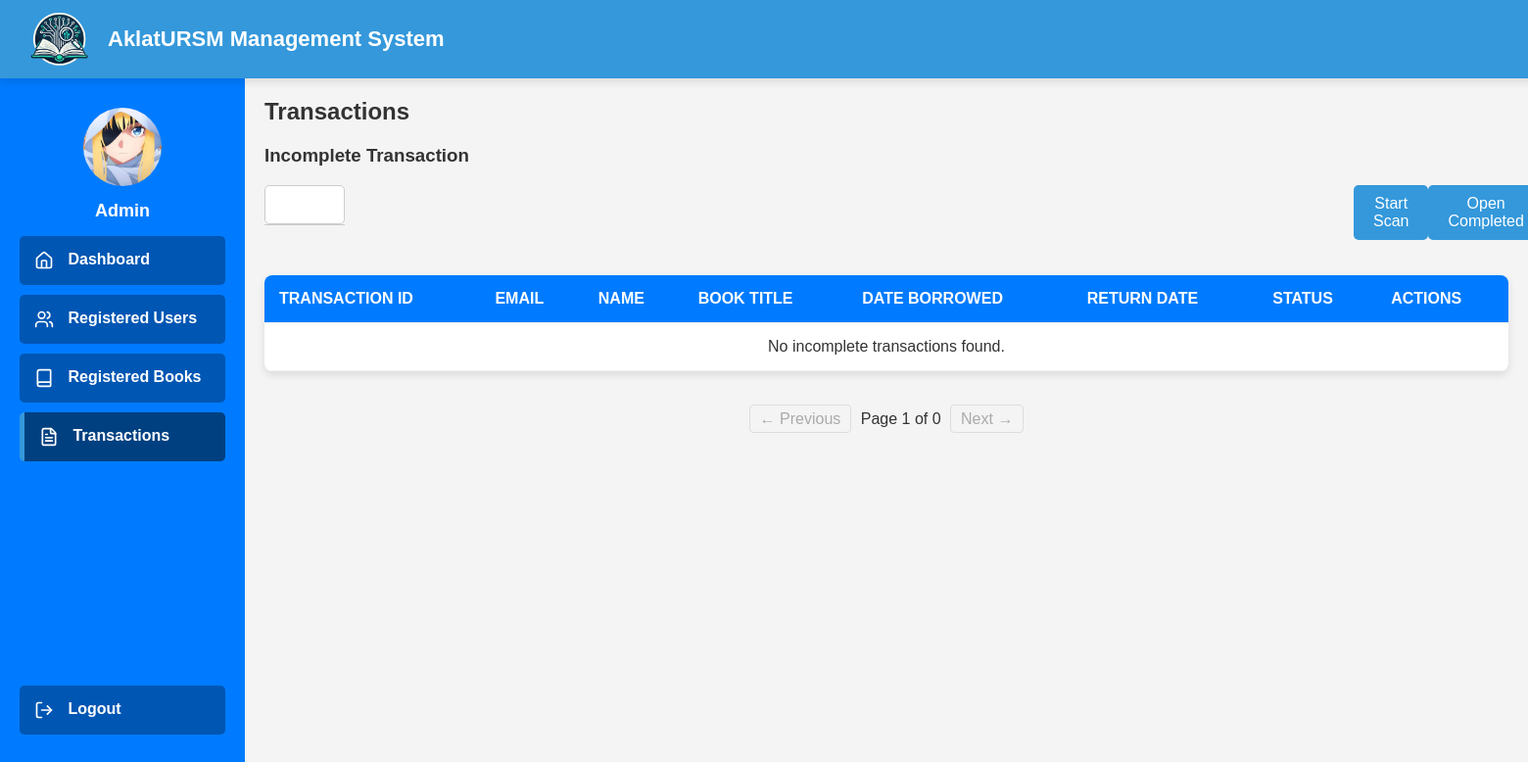
/admin/admin-transactions.php (signed in), run on an earlier commit of the app's database.
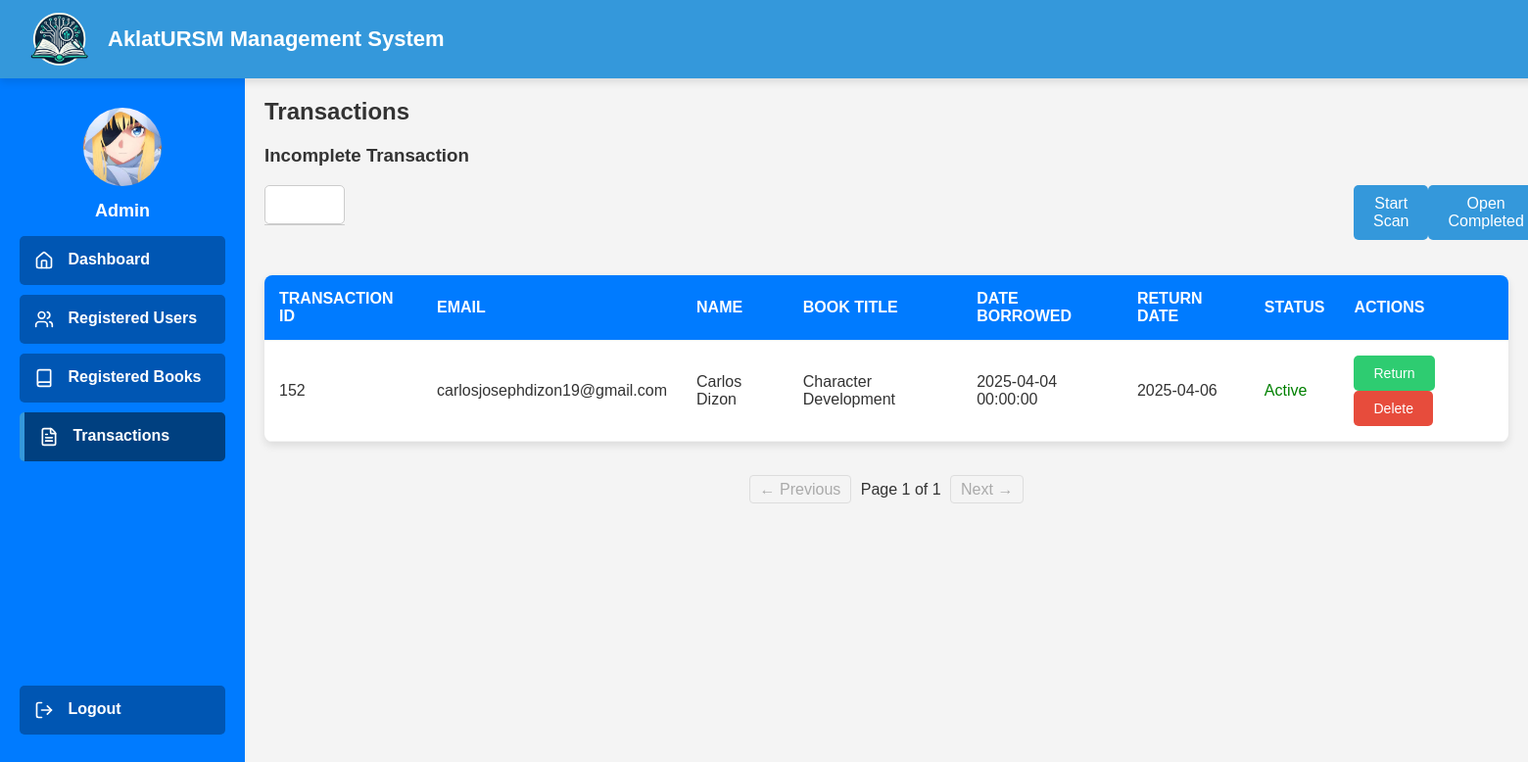
And on a later commit of the database.
### tables this page shows
CREATE TABLE `transactions` (
  `transaction_id` int(11) NOT NULL,
  `email` varchar(255) NOT NULL,
  `name` varchar(255) NOT NULL,
  `address` varchar(255) NOT NULL,
  `contact_number` varchar(20) NOT NULL,
  `student_id` varchar(20) NOT NULL,
  `book_title` varchar(255) NOT NULL,
  `date_borrowed` datetime NOT NULL,
  `return_date` date NOT NULL,
  `date_returned` datetime DEFAULT NULL,
  `course` varchar(255) DEFAULT NULL,
  `author` varchar(255) DEFAULT NULL,
  `completed` tinyint(1) NOT NULL DEFAULT 0,
  `source` varchar(20) NOT NULL DEFAULT '',
  `barcode` varchar(50) NOT NULL
);

### admin/admin-transactions.php (the view, shortened to what the changed rows need)
<?php
include '../validate/db.php';
$records_per_page = 10;
$page = isset($_GET['page']) ? (int)$_GET['page'] : 1;
$page = max($page, 1);
$offset = ($page - 1) * $records_per_page;
$searchCondition = "WHERE t.completed = 0";
$sql_transactions = "
    SELECT t.transaction_id, t.email, t.name, t.book_title, t.date_borrowed, t.return_date, t.date_returned,
        CASE
            WHEN b.title IS NOT NULL THEN 'books'
            WHEN ab.title IS NOT NULL THEN 'author_books'
            WHEN lb.title IS NOT NULL THEN 'library_books'
            ELSE NULL
        END AS source
    FROM transactions t
    LEFT JOIN books b ON t.book_title = b.title
    LEFT JOIN author_books ab ON t.book_title = ab.title
    LEFT JOIN library_books lb ON t.book_title = lb.title
    $searchCondition
    ORDER BY t.transaction_id ASC
    LIMIT $records_per_page OFFSET $offset
";
$result_transactions = $conn->query($sql_transactions);
$transactions = [];
if ($result_transactions && $result_transactions->num_rows > 0) {
    while ($row = $result_transactions->fetch_assoc()) {
        $transactions[] = $row;
    }
}
$sql_count = "
    SELECT COUNT(*) AS total
    FROM transactions t
    LEFT JOIN books b ON t.book_title = b.title
    LEFT JOIN author_books ab ON t.book_title = ab.title
    LEFT JOIN library_books lb ON t.book_title = lb.title
    $searchCondition
";
$result_count = $conn->query($sql_count);
$total_transactions = ($result_count) ? $result_count->fetch_assoc()['total'] : 0;
$total_pages = ceil($total_transactions / $records_per_page);
?>
<!DOCTYPE html>
<html>
<head>
</head>
<body>
    <div class="container">
        <div class="main-content">
            <h2>Transactions</h2>
            <table class="transactions-table">
    <thead>
        <tr>
            <th>Transaction ID</th>
            <th>Email</th>
            <th>Name</th>
            <th>Book Title</th>
            <th>Date Borrowed</th>
            <th>Return Date</th>
            <th>Status</th>
            <th>Actions</th>
        </tr>
    </thead>
    <tbody>
        <?php if (empty($transactions)): ?>
            <tr>
                <td colspan="8" style="text-align: center;">No incomplete transactions found.</td>
            </tr>
        <?php else: ?>
            <?php foreach ($transactions as $transaction): ?>
                <?php
                $returnDateTimestamp = strtotime($transaction['return_date']);
                if ($returnDateTimestamp === false) {
                    $status = 'Invalid Date';
                    error_log("Invalid return_date: " . $transaction['return_date'] . " for transaction ID: " . $transaction['transaction_id']);
                } else {
                    $nowTimestamp = time();
                    $status = ($nowTimestamp > $returnDateTimestamp) ? 'Late Return' : 'Active';
                }
                ?>
                <tr>
                    <td><?php echo htmlspecialchars($transaction['transaction_id']); ?></td>
                    <td><?php echo htmlspecialchars($transaction['email']); ?></td>
                    <td><?php echo htmlspecialchars($transaction['name']); ?></td>
                    <td><?php echo htmlspecialchars($transaction['book_title']); ?></td>
                    <td><?php echo htmlspecialchars($transaction['date_borrowed']); ?></td>
                    <td><?php echo htmlspecialchars($transaction['return_date']); ?></td>
                    <td class="status <?php echo ($status == 'Late Return') ? 'late' : (($status == 'Invalid Date') ? 'invalid' : 'active'); ?>">
                        <?php echo htmlspecialchars($status); ?>
                    </td>
                    <td>
                        <button
                            class="return-btn"
                            onclick="markAsReturned(<?php echo $transaction['transaction_id']; ?>)">
                            Return
                        </button>
                        <button class="delete-btn" onclick="confirmDeleteTransaction(<?php echo $transaction['transaction_id']; ?>)">Delete</button>
                    </td>
                </tr>
            <?php endforeach; ?>
        <?php endif; ?>
    </tbody>
</table>
<div class="pagination">
    <?php if ($page > 1): ?>
        <a href="?page=<?php echo $page - 1; ?><?php echo (isset($_GET['search']) && $_GET['search'] !== '' ? '&search=' . urlencode($_GET['search']) : ''); ?>">← Previous</a>
    <?php else: ?>
        <a class="disabled">← Previous</a>
    <?php endif; ?>
    <span>Page <?php echo $page; ?> of <?php echo $total_pages; ?></span>
    <?php if ($page < $total_pages): ?>
        <a href="?page=<?php echo $page + 1; ?><?php echo (isset($_GET['search']) && $_GET['search'] !== '' ? '&search=' . urlencode($_GET['search']) : ''); ?>">Next →</a>
    <?php else: ?>
        <a class="disabled">Next →</a>
    <?php endif; ?>
</div>
</body>
</html>

What changed in the data, as far as the page shows it:
added transactions: transaction_id "152", email "carlosjosephdizon19@gmail.com", name "Carlos Dizon", book_title "Character Development", date_borrowed "2025-04-04 00:00:00", return_date "2025-04-06", return_date "Active"
Also different on the page:
$total_pages: "0" → "1"
text no longer shown: "No incomplete transactions found."
